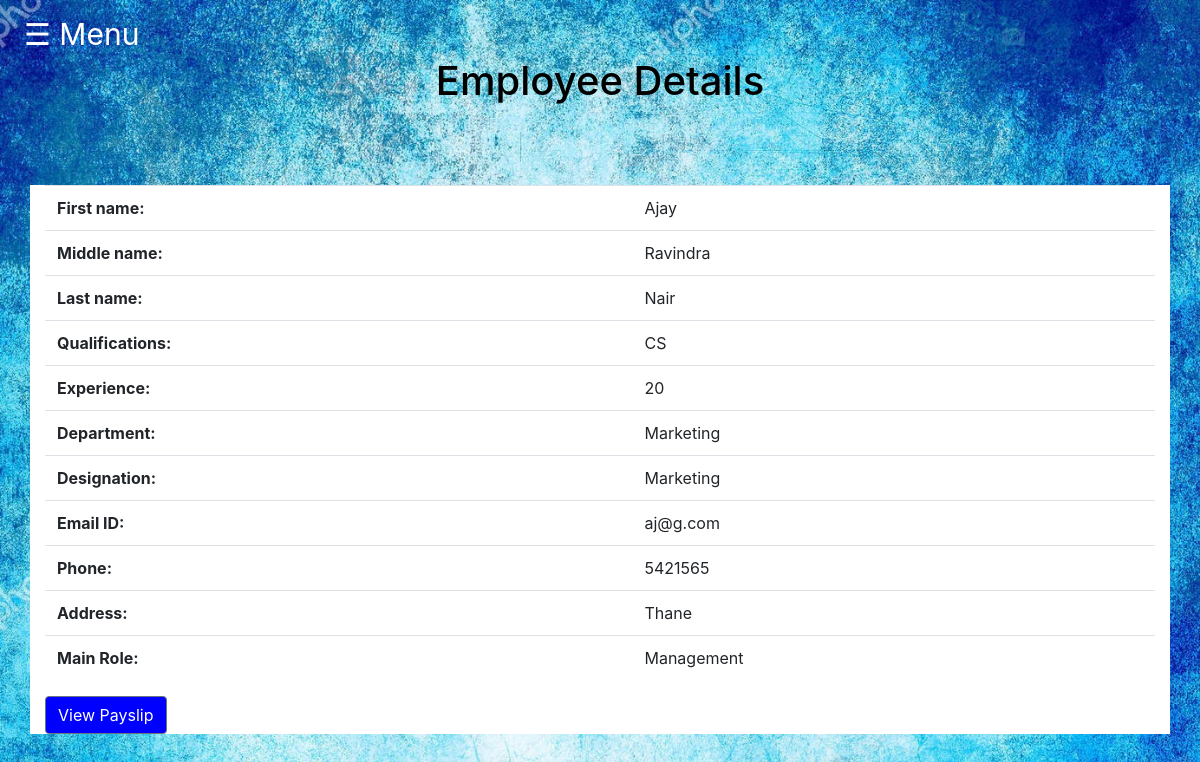
Page /viewdetails.php (signed in) on the earlier database version.
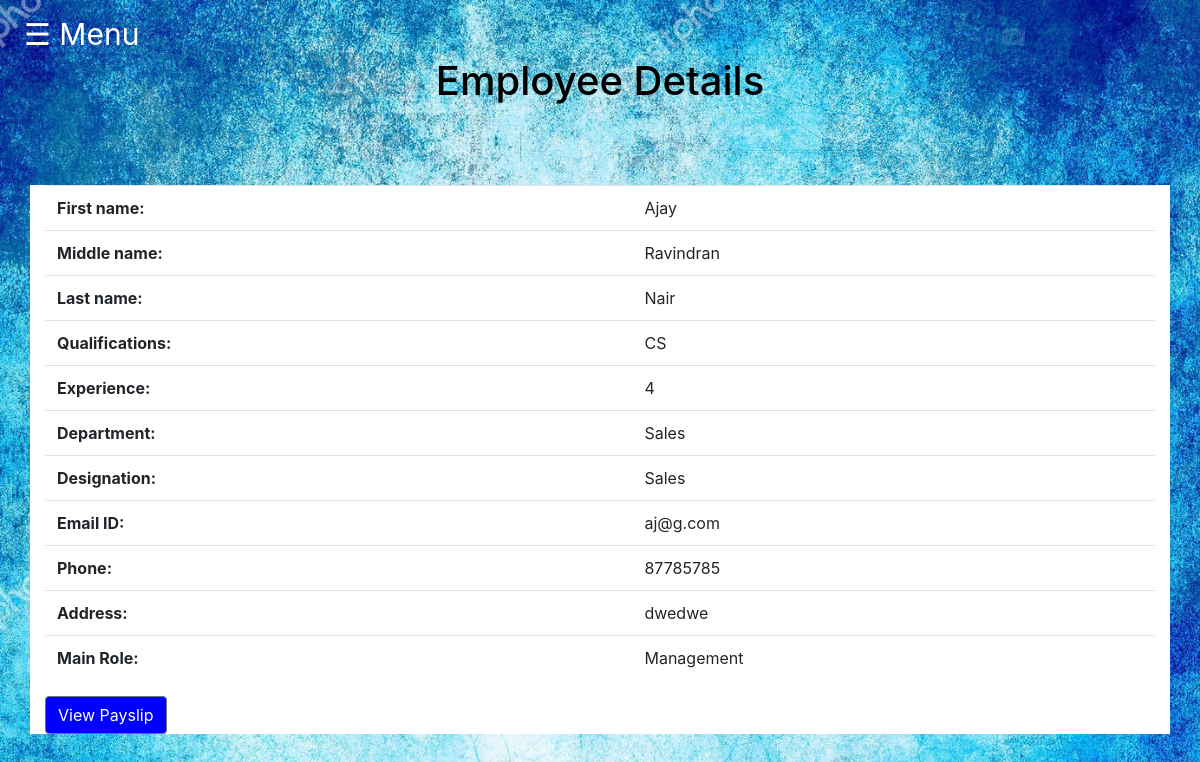
Same page on the later database version.
### tables this page shows
CREATE TABLE `addemploy` (
  `Employ_ID` int(11) NOT NULL,
  `fname` varchar(45) DEFAULT NULL,
  `mname` varchar(45) DEFAULT NULL,
  `lname` varchar(45) DEFAULT NULL,
  `qualify` varchar(45) DEFAULT NULL,
  `blood` varchar(45) DEFAULT NULL,
  `email` varchar(45) DEFAULT NULL,
  `phone` varchar(20) DEFAULT NULL,
  `exp` varchar(45) DEFAULT NULL,
  `department` varchar(45) DEFAULT NULL,
  `designation` varchar(45) DEFAULT NULL,
  `addr` varchar(45) DEFAULT NULL,
  `Password` varchar(45) NOT NULL,
  `MainRole` varchar(45) NOT NULL
);

### viewdetails.php (the view, shortened to what this page needs)
<?php
 include('bootstrap.php');
include 'configall.php';
$stmt = $pdo->prepare("SELECT * FROM addemploy where Employ_ID = :xyz");
$stmt->execute(array(":xyz" => $_SESSION['user_id']));
$row = $stmt->fetch(PDO::FETCH_ASSOC);
$fn = htmlentities($row['fname']);
$mn = htmlentities($row['mname']);
$ln = htmlentities($row['lname']);
$q = htmlentities($row['qualify']);
$em = htmlentities($row['email']);
$ph = htmlentities($row['phone']);
$ex = htmlentities($row['exp']);
$dp = htmlentities($row['department']);
$a = htmlentities($row['addr']);
$ma = htmlentities($row['MainRole']);
 ?>
<!DOCTYPE html>
<html>
    <head>
        <link rel="stylesheet" type="text/css" href="viewemploy.css?v=<?php echo time(); ?>">
        <link rel="stylesheet" href="https://maxcdn.bootstrapcdn.com/bootstrap/4.5.2/css/bootstrap.min.css">
        <link rel="stylesheet" href="https://maxcdn.bootstrapcdn.com/bootstrap/4.5.2/css/bootstrap.min.css">
    </head>
    <body>
    <div class="side">
         <span style="font-size:30px;cursor:pointer" onclick="openNav()">&#9776; Menu</span>
    </div>
    <div class="heading">
      <center><h2>Employee Details</h2></center>
    </div>
    <br><br><br>
    <div class="container">
      <table class="table table-hover" style="width:100%">
        <tr>
          <th>First name:</th>
          <td><?= $fn ?></td>
        </tr>
        <tr>
          <th>Middle name:</th>
          <td><?= $mn ?></td>
        </tr>
        <tr>
          <th>Last name:</th>
          <td><?= $ln ?></td>
        </tr>
        <tr>
          <th>Qualifications:</th>
          <td><?= $q ?></td>
          </tr>
          <tr>
          <th>Experience:</th>
          <td><?= $ex ?></td>
        </tr>
        <tr>
          <th>Department:</th>
          <td><?= $dp ?></td>
        </tr>
        <tr>
          <th>Designation:</th>
          <td><?= $dp ?></td>
        </tr>
        <tr>
          <th>Email ID:</th>
          <td><?= $em ?></td>
        </tr>
        <tr>
          <th>Phone:</th>
          <td><?= $ph ?></td>
        </tr>
        <tr>
          <th>Address:</th>
          <td><?= $a ?></td>
        </tr>
        <tr>
          <th>Main Role:</th>
          <td><?= $ma ?></td>
        </tr>
    </table>
  <div class="view">
    <form method="post" ><button type="submit"  class="btn btn-secondary" name="pay" >View Payslip</button></form>
  </div>
  </div>
    </body>
</html>

### bootstrap.php (shortened to what this page needs)
<link rel="stylesheet" href="https://maxcdn.bootstrapcdn.com/bootstrap/4.5.2/css/bootstrap.min.css">
<link rel="stylesheet" href="https://maxcdn.bootstrapcdn.com/bootstrap/4.5.2/css/bootstrap.min.css">

### viewemploy.css (style rules this page uses)
body { background: url(bgImage7.jpg); margin:0; padding:0; background-size: cover; font-family: Arial; }
.heading h2 { font-size: 40px; color: black; }
body { font-family: 'Montserrat', sans-serif; font-weight: bold; }
.container { background-color: white; }
.view button { background-color: blue; }
span { color: white; }
.side { margin-left: 2%; margin-top: 1%; color: black; }

Differences in the rows shown:
changed addemploy "Ajay": mname "Ravindra" → "Ravindran"; exp "20" → "4"; department "Marketing" → "Sales"; phone "5421565" → "87785785"; addr "Thane" → "dwedwe"
